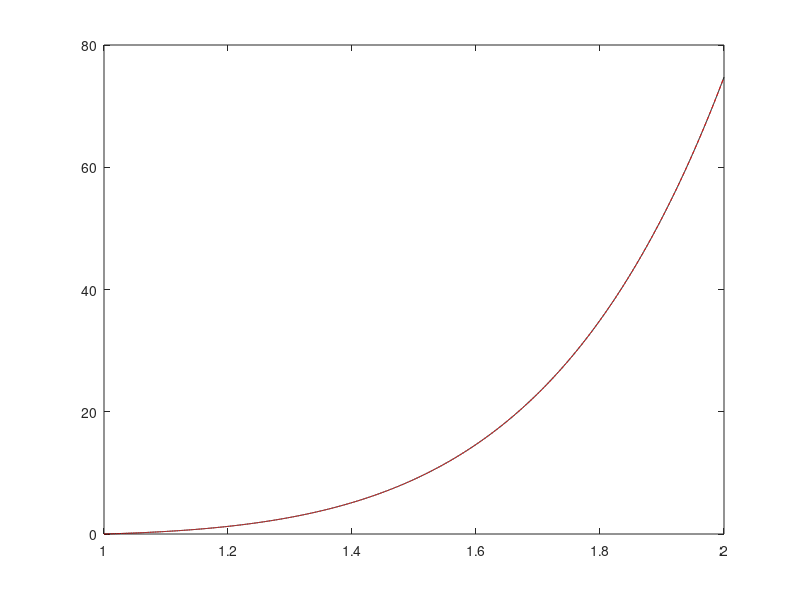

MATLAB code for this plot:
function hw74ex9b
% Bradie: Section 7.4, exercise 9(b)
%
% Goal: Solve tx' - 4x = t^5 exp(t), x(1) = 0, on 1 <= t <= 2 using a
% Heun Method.  Demonstrate that the global error error is O(h^2)
% using the exact solution x(t) = t^4(exp(t) - exp(1))
    
    % initialize the testing
    ntests = 12;
    err = zeros(ntests, 1);

    % set the grid, initial value
    a=1; b=2; x0=0;
    
    % Do the solving
    for k=1:ntests
        N = 2*2^(k-1);
        [t, w] = doHeun(a, b, N, x0);

        x = t.^4.*(exp(t) - exp(1));
        err(k) = abs(x(N+1) - w(N+1));

        plot(t, x, 'k', t, w, 'r--')
        pause(0.5)    
    end
    
    % pretty-print the results
    clc
    
    pfmt = '%i\t %.6e\t %.6f\n';
    for k=1:ntests
        if k==1
            fprintf(pfmt, 2^k, err(k), '')
        else
            fprintf(pfmt, 2^k, err(k), err(k-1)/err(k))
        end
    end
        

end

function [ rhs ] = f(t, x)
  rhs = t^4*exp(t) + 4*x/t;
end

function [t, w] = doHeun(a, b, N, x0)
  h = (b - a)/N;
  t = a:h:b;  t = t(:);
  
  w = zeros(size(t));
  w(1) = x0;
  
  for i=1:N
      k1 = f(t(i), w(i))*h;
      k2 = f(t(i) + h, w(i) + k1)*h;
      
      dw = (k1 + k2)/2;
      w(i+1) = w(i) + dw;
  end
end
